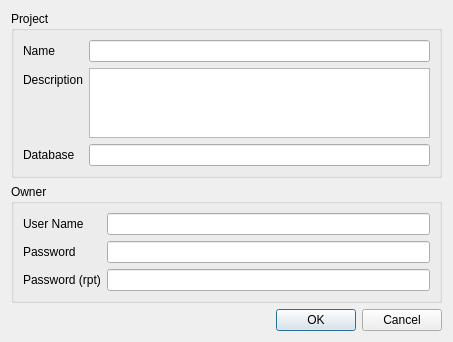
<?xml version="1.0" encoding="UTF-8"?>
<ui version="4.0">
 <class>Dialog</class>
 <widget class="QDialog" name="Dialog">
  <property name="geometry">
   <rect>
    <x>0</x>
    <y>0</y>
    <width>453</width>
    <height>315</height>
   </rect>
  </property>
  <property name="sizePolicy">
   <sizepolicy hsizetype="Preferred" vsizetype="Preferred">
    <horstretch>0</horstretch>
    <verstretch>0</verstretch>
   </sizepolicy>
  </property>
  <property name="windowTitle">
   <string>Dialog</string>
  </property>
  <layout class="QVBoxLayout" name="verticalLayout">
   <item>
    <widget class="QGroupBox" name="groupBox_2">
     <property name="title">
      <string>Project</string>
     </property>
     <layout class="QFormLayout" name="formLayout_2">
      <item row="0" column="0">
       <widget class="QLabel" name="label_5">
        <property name="text">
         <string>Name</string>
        </property>
       </widget>
      </item>
      <item row="1" column="0">
       <widget class="QLabel" name="label_6">
        <property name="text">
         <string>Description</string>
        </property>
       </widget>
      </item>
      <item row="0" column="1">
       <widget class="QLineEdit" name="editProjName"/>
      </item>
      <item row="1" column="1">
       <widget class="QPlainTextEdit" name="editProjDesc"/>
      </item>
      <item row="2" column="1">
       <widget class="QLineEdit" name="editProjDb"/>
      </item>
      <item row="2" column="0">
       <widget class="QLabel" name="label_2">
        <property name="text">
         <string>Database</string>
        </property>
       </widget>
      </item>
     </layout>
    </widget>
   </item>
   <item>
    <widget class="QGroupBox" name="groupBox">
     <property name="sizePolicy">
      <sizepolicy hsizetype="Preferred" vsizetype="Minimum">
       <horstretch>0</horstretch>
       <verstretch>0</verstretch>
      </sizepolicy>
     </property>
     <property name="title">
      <string>Owner</string>
     </property>
     <layout class="QFormLayout" name="formLayout">
      <property name="fieldGrowthPolicy">
       <enum>QFormLayout::ExpandingFieldsGrow</enum>
      </property>
      <item row="0" column="0">
       <widget class="QLabel" name="label">
        <property name="text">
         <string>User Name</string>
        </property>
       </widget>
      </item>
      <item row="0" column="1">
       <widget class="QLineEdit" name="editName"/>
      </item>
      <item row="1" column="0">
       <widget class="QLabel" name="label_4">
        <property name="text">
         <string>Password</string>
        </property>
       </widget>
      </item>
      <item row="1" column="1">
       <widget class="QLineEdit" name="editPassword">
        <property name="echoMode">
         <enum>QLineEdit::Password</enum>
        </property>
       </widget>
      </item>
      <item row="2" column="0">
       <widget class="QLabel" name="label_7">
        <property name="text">
         <string>Password (rpt)</string>
        </property>
       </widget>
      </item>
      <item row="2" column="1">
       <widget class="QLineEdit" name="editPassword2">
        <property name="echoMode">
         <enum>QLineEdit::Password</enum>
        </property>
       </widget>
      </item>
     </layout>
    </widget>
   </item>
   <item>
    <widget class="QDialogButtonBox" name="buttonBox">
     <property name="orientation">
      <enum>Qt::Horizontal</enum>
     </property>
     <property name="standardButtons">
      <set>QDialogButtonBox::Cancel|QDialogButtonBox::Ok</set>
     </property>
    </widget>
   </item>
  </layout>
 </widget>
 <resources/>
 <connections>
  <connection>
   <sender>buttonBox</sender>
   <signal>accepted()</signal>
   <receiver>Dialog</receiver>
   <slot>accept()</slot>
   <hints>
    <hint type="sourcelabel">
     <x>222</x>
     <y>378</y>
    </hint>
    <hint type="destinationlabel">
     <x>157</x>
     <y>274</y>
    </hint>
   </hints>
  </connection>
  <connection>
   <sender>buttonBox</sender>
   <signal>rejected()</signal>
   <receiver>Dialog</receiver>
   <slot>reject()</slot>
   <hints>
    <hint type="sourcelabel">
     <x>290</x>
     <y>384</y>
    </hint>
    <hint type="destinationlabel">
     <x>286</x>
     <y>274</y>
    </hint>
   </hints>
  </connection>
 </connections>
</ui>
